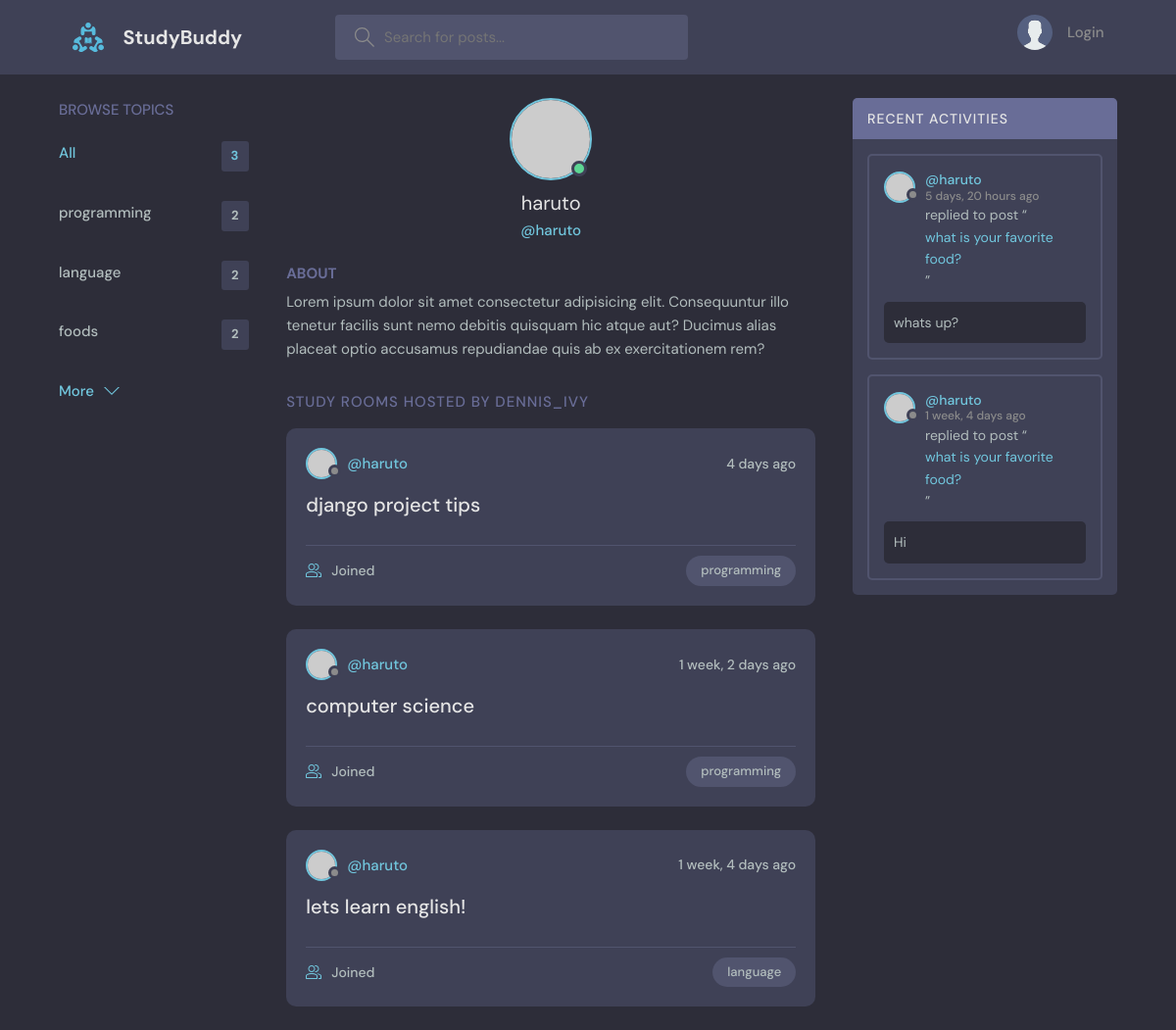
The page /profile/2 on the database as committed earlier.
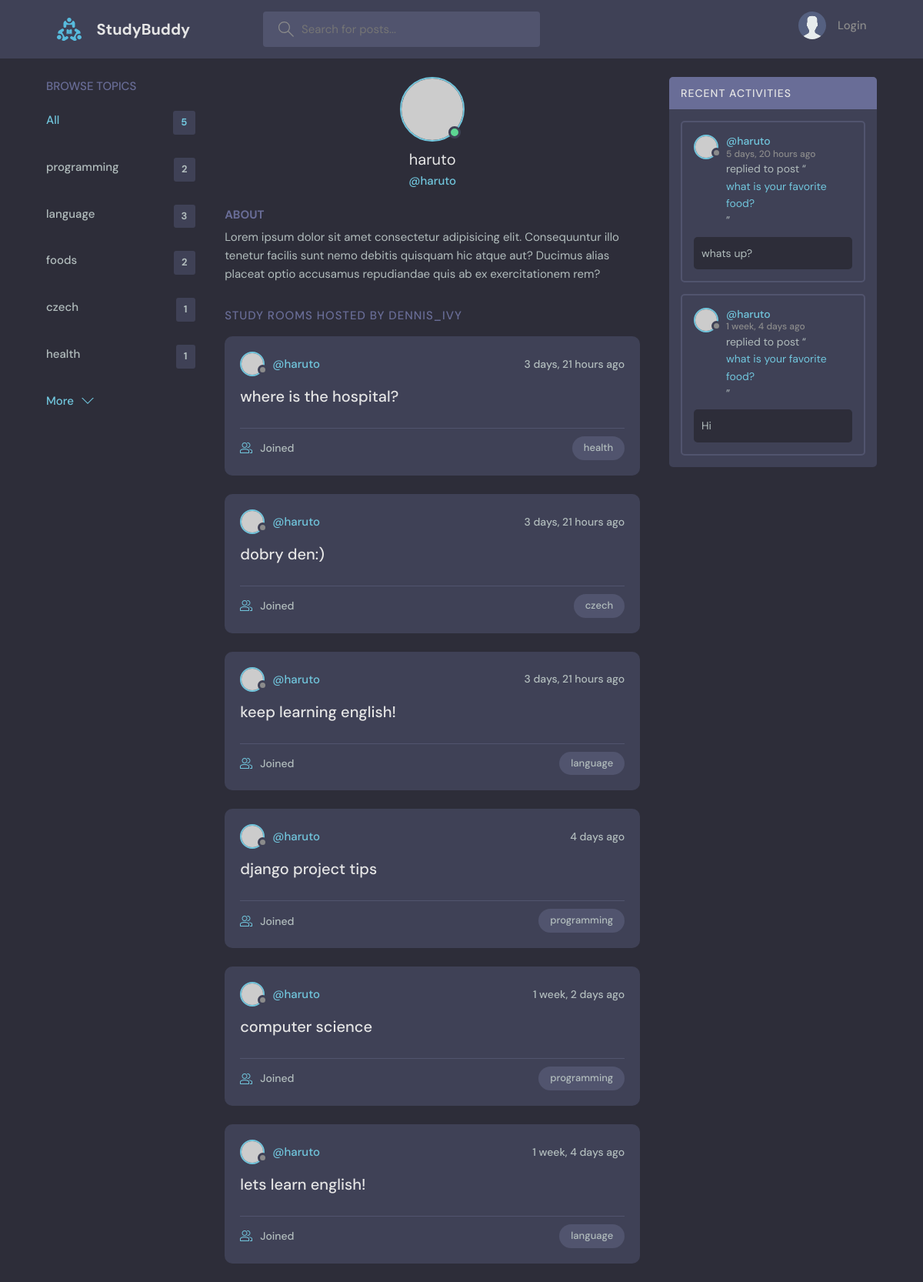
The same page on the database as committed later.
### base/models.py (models this page shows, shortened)
class Topic(models.Model):
    name = models.CharField(max_length=100)

class Room(models.Model):
    host = models.ForeignKey(User, on_delete=models.SET_NULL, null=True)
    topic = models.ForeignKey(Topic, on_delete=models.SET_NULL, null=True)
    name = models.CharField(max_length=100)
    description = models.TextField(null=True, blank=True)
    participants = models.ManyToManyField(User, related_name='participants', blank=True)
    updated = models.DateTimeField(auto_now=True)
    created = models.DateTimeField(auto_now_add=True)
    class Meta:
        ordering = ['-updated', '-created'] # descending order
    def __str__(self):
        return self.name

class Message(models.Model):
    user = models.ForeignKey(User, on_delete=models.CASCADE)  # one-to-many relationship
    room = models.ForeignKey(Room, on_delete=models.CASCADE)  # one-to-many relationship
    body = models.TextField()
    updated = models.DateTimeField(auto_now=True)
    created = models.DateTimeField(auto_now_add=True)
    class Meta:
        ordering = ['-updated', '-created'] # descending order

### base/views.py (the view)
# urls.py: path('profile/<str:pk>', views.user_profile, name='user-profile'),
def user_profile(request, pk):
    user = User.objects.get(id=pk)
    rooms = user.room_set.all()
    room_messages = user.message_set.all()
    topics = Topic.objects.all()
    context = {'user': user, 'rooms': rooms, 'room_messages': room_messages, 'topics': topics}
    return render(request, 'base/profile.html', context)

### base/templates/base/profile.html (shortened to what this page needs)
{% extends 'main.html' %}
{% block content %}
  <main class="profile-page layout layout--3">
    <div class="container">
      {% include 'base/topics_component.html' %}
      <div class="roomList">
        <div class="profile">
          <div class="profile__avatar">
            <div class="avatar avatar--large active">
              <img src="https://randomuser.me/api/portraits/men/11.jpg" />
            </div>
          </div>
          <div class="profile__info">
            <h3>{{user.username}}</h3>
            <p>@{{user.username}}</p>
          </div>
          <div class="profile__about">
            <h3>About</h3>
            <p>
              Lorem ipsum dolor sit amet consectetur adipisicing elit. Consequuntur illo tenetur
              facilis sunt nemo debitis quisquam hic atque aut? Ducimus alias placeat optio
              accusamus repudiandae quis ab ex exercitationem rem?
            </p>
          </div>
        </div>
        <div class="roomList__header">
          <div>
            <h2>Study Rooms Hosted by dennis_ivy</a>
            </h2>
          </div>
        </div>
        {% include 'base/feed_component.html' %}
      </div>
      {% include 'base/activity_component.html' %}
    </div>
  </main>
{% endblock content %}

### templates/main.html (shortened to what this page needs)
<!DOCTYPE html>
{% load static %}
<html lang="en">
  <head>
    <link rel="stylesheet" href="{% static 'styles/style.css' %}" />
  </head>
  <body>
    {% include 'navbar.html' %}
    {% block content %}
    {% endblock content %}
  </body>
</html>

### templates/navbar.html (shortened to what this page needs)
{% load static %}
<header class="header header--loggedIn">
    <div class="container">
      <a href="{% url 'home' %}" class="header__logo">
        <img src="{% static 'images/logo.svg' %}" />
        <h1>StudyBuddy</h1>
      </a>
      <form class="header__search" method="GET" action="{% url 'home' %}">
        <label>
          <input  name="q" placeholder="Search for posts..." />
        </label>
      </form>
      <nav class="header__menu">
        {% if request.user.is_authenticated %}
        <div class="header__user">
          <a href="{% url 'update-user' %}">
            <div class="avatar avatar--medium active">
              <img src="https://randomuser.me/api/portraits/men/37.jpg" />
            </div>
            <p>{{request.user.username}} <span>@{{request.user.username}}</span></p>
          </a>
          <button class="dropdown-button">
            <svg version="1.1" xmlns="http://www.w3.org/2000/svg" width="32" height="32" viewBox="0 0 32 32">
              <title>chevron-down</title>
              <path d="M16 21l-13-13h-3l16 16 16-16h-3l-13 13z"></path>
            </svg>
          </button>
        </div>
        {% else %}
        <a href="{% url 'login' %}">
          <img src="{% static 'images/avatar.svg' %}" />
          <p>Login</p>
        </a>
        {% endif %}
      </nav>
    </div>
  </header>

### base/templates/base/topics_component.html
<div class="topics">
    <div class="topics__header">
      <h2>Browse Topics</h2>
    </div>
    <ul class="topics__list">
      <li>
        <a href="{% url 'home' %}" class="active">All <span>{{topics.count}}</span></a>
      </li>
      {% for topic in topics %}
      <li>
        <a href="{% url 'home' %}?q={{topic.name}}">{{topic.name}}<span>{{topic.room_set.all.count}}</span></a>
      </li>
      {% endfor %}
    </ul>
    <a class="btn btn--link" href="topics.html">
      More
      <svg version="1.1" xmlns="http://www.w3.org/2000/svg" width="32" height="32" viewBox="0 0 32 32">
        <title>chevron-down</title>
        <path d="M16 21l-13-13h-3l16 16 16-16h-3l-13 13z"></path>
      </svg>
    </a>
  </div>

### base/templates/base/feed_component.html (shortened to what this page needs)
{% for room in rooms %}
<div class="roomListRoom">
    <div class="roomListRoom__header">
      <a href="{% url 'user-profile' room.host.id %}" class="roomListRoom__author">
        <div class="avatar avatar--small">
          <img src="https://randomuser.me/api/portraits/women/11.jpg" />
        </div>
        <span>@{{room.host.username}}</span>
      </a>
      <div class="roomListRoom__actions">
        <span>{{room.created|timesince}} ago</span>
      </div>
    </div>
    <div class="roomListRoom__content">
      <a href="{% url 'room' room.id %}">{{room.name}}</a>
    </div>
    <div class="roomListRoom__meta">
      <a href="{% url 'room' room.id %}" class="roomListRoom__joined">
        {{room.participants.count.all.count}} Joined
      </a>
      <p class="roomListRoom__topic">{{room.topic.name}}</p>
    </div>
  </div>
  {% endfor %}

### base/templates/base/activity_component.html (shortened to what this page needs)
<div class="activities">
    <div class="activities__header">
      <h2>Recent Activities</h2>
    </div>
    {% for message in room_messages %}
    <div class="activities__box">
      <div class="activities__boxHeader roomListRoom__header">
        <a href="{% url 'user-profile' message.user.id %}" class="roomListRoom__author">
          <div class="avatar avatar--small">
            <img src="https://randomuser.me/api/portraits/women/11.jpg" />
          </div>
          <p>
            @{{message.user}}
            <span>{{message.created | timesince}} ago</span>
          </p>
        </a>
      </div>
      <div class="activities__boxContent">
        <p>replied to post “<a href="{% url 'room' message.room.id %}">{{message.room}}</a>”</p>
        <div class="activities__boxRoomContent">
            {{message.body}}
        </div>
      </div>
    </div>
    {% endfor %}
  </div>

Rows that differ between the two databases and show on the page:
computed for Topic "language": room_set.all.count "2" → "3"
added Topic: name "czech", room_set.all.count "1"
added Topic: name "health", room_set.all.count "1"
added Room: host.username "haruto", created "3 days, 21 hours", name "where is the hospital?", topic.name "health"
added Room: host.username "haruto", created "3 days, 21 hours", name "dobry den:)", topic.name "czech"
added Room: host.username "haruto", created "3 days, 21 hours", name "keep learning english!", topic.name "language"
Other text that changed with them:
{{ topics.count }}: "3" → "5"
